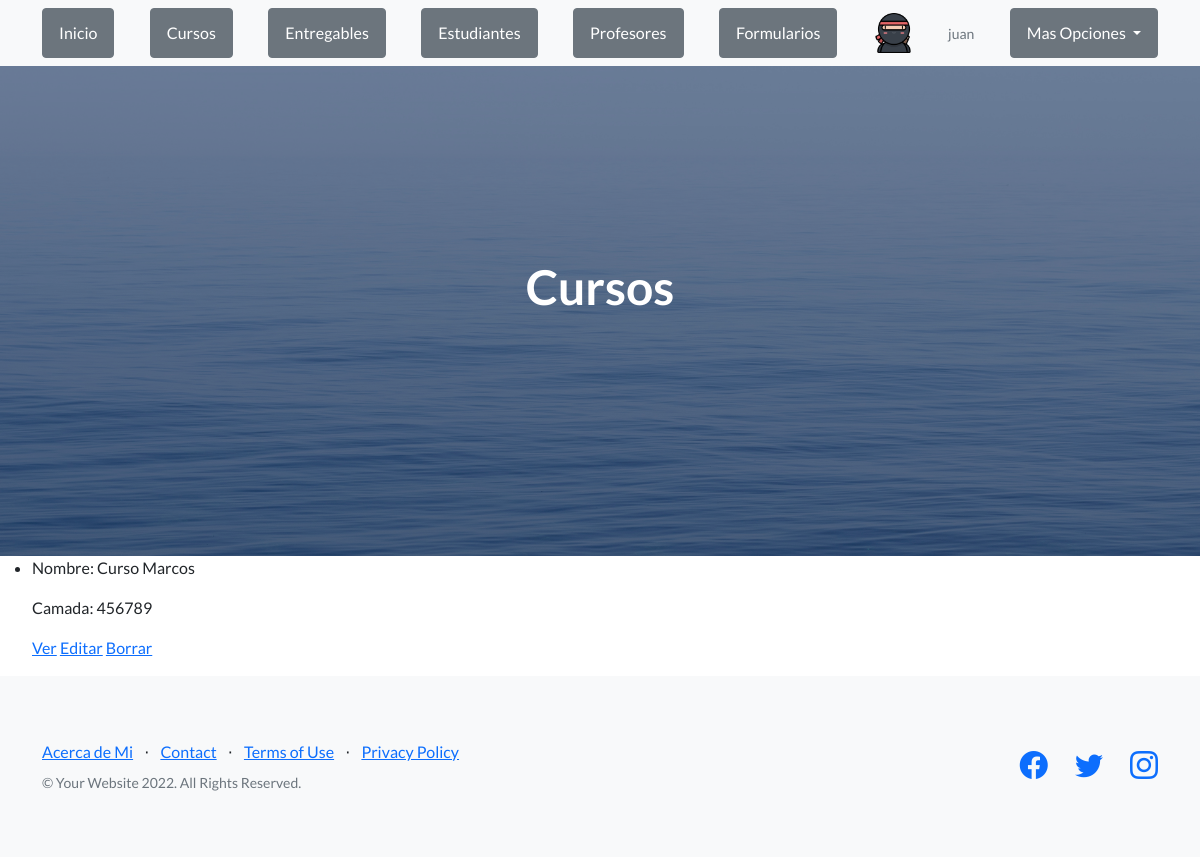
Before: /AppWeb/listCurso (signed in) with the older database file.
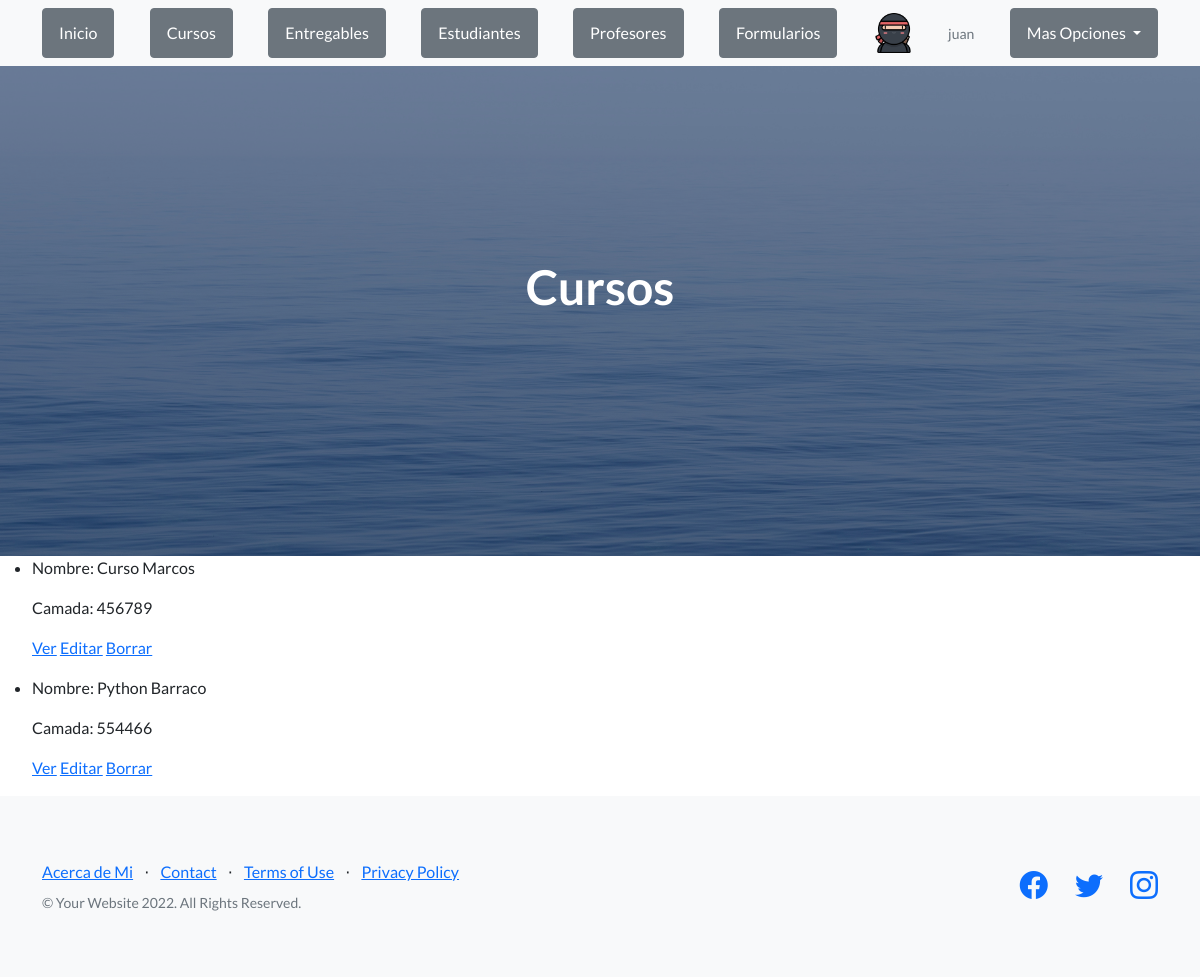
After: the same page with the newer database file.
### AppWeb/models.py (models this page shows, shortened)
class Curso(models.Model):
    nombre = models.CharField(max_length=40)
    camada = models.IntegerField()

### AppWeb/views.py (the view)
# urls.py: path("listCurso", ListCurso.as_view(), name="listCurso"),
class ListCurso(LoginRequiredMixin, ListView):
    model = Curso
    template_name = "AppWeb/listCursos.html"
    def get_context_data(self):
        avatar = Avatar.objects.filter(user=self.request.user).first()
        if avatar is not None:
            contexto = {
                "avatar": avatar.imagen.url,
                "cursos": Curso.objects.all()
                }
        else:
            contexto = {}
        return contexto

### AppWeb/templates/AppWeb/listCursos.html (shortened to what this page needs)
{% extends "AppWeb/padre.html" %}
{% load static %}
{% block contenidoQueCambia %}
<header class="masthead">
    <div class="container position-relative">
        <div class="row justify-content-center">
            <div class="col-xl-6">
                <div class="text-center text-white">
                    <h1 class="mb-5">Cursos</h1>
                </div>
            </div>
        </div>
    </div>
</header>
<ul>
    {% for curso in cursos %}
    <li>
        <p>Nombre: {{curso.nombre}}</p>
        <p>Camada: {{curso.camada}}</p>
        <p>
            <a href="{% url 'detailCurso' curso.id %}">Ver</a>
            <a href="{% url 'cursoEditar' curso.id %}">Editar</a>
            <a href="{% url 'cursoDelete' curso.id %}">Borrar</a>
        </p>
    </li>
    {% endfor %}
</ul>
{% endblock %}

### AppWeb/templates/AppWeb/padre.html (shortened to what this page needs)
<html lang="en">
    <head>
        {% load static %}
        <link href="https://cdn.jsdelivr.net/npm/bootstrap-icons@1.5.0/font/bootstrap-icons.css" rel="stylesheet" type="text/css" />
        <link href="{% static 'AppWeb/css/styles.css' %}" rel="stylesheet" />
    </head>
    <body>
        <nav class="navbar navbar-light bg-light static-top">
            <div class="container">
                {% if request.user.is_authenticated %}
                    <a class="btn btn-secondary" href="{% url 'Padre' %}">Inicio</a>
                    <a class="btn btn-secondary" href="{% url 'listCurso' %}">Cursos</a>
                    <a class="btn btn-secondary" href="{% url 'listEntregable' %}">Entregables</a>
                    <a class="btn btn-secondary" href="{% url 'listEstudiante' %}">Estudiantes</a>
                    <a class="btn btn-secondary" href="{% url 'listProfesor' %}">Profesores</a>
                    <a class="btn btn-secondary" href="{% url 'Formulario' %}">Formularios</a>
                    <div class="logo Ib7Efc">
                        <a href="{% url 'Padre' %}" data-hveid="9"><img src="{{ avatar }}" height="40" ></a>
                    </div>
                    <p class="text-muted small mb-4 mb-lg-0">{{user}}</p>
                    <div class="dropdown">
                        <button class="btn btn-secondary dropdown-toggle" type="button" id="dropdownmenu" data-bs-toggle="dropdown" aria-expanded="false">
                        Mas Opciones
                        </button>
                    {% endif%}
            </div>
        </nav>
        {% block contenidoQueCambia %}{% endblock %}
        <footer class="footer bg-light">
            <div class="container">
                <div class="row">
                    <div class="col-lg-6 h-100 text-center text-lg-start my-auto">
                        <ul class="list-inline mb-2">
                            <li class="list-inline-item"><a href="{% url 'acercaDeMi' %}">Acerca de Mi</a></li>
                            <li class="list-inline-item">⋅</li>
                            <li class="list-inline-item"><a href="#!">Contact</a></li>
                            <li class="list-inline-item">⋅</li>
                            <li class="list-inline-item"><a href="#!">Terms of Use</a></li>
                            <li class="list-inline-item">⋅</li>
                            <li class="list-inline-item"><a href="#!">Privacy Policy</a></li>
                        </ul>
                        <p class="text-muted small mb-4 mb-lg-0">&copy; Your Website 2022. All Rights Reserved.</p>
                    </div>
                    <div class="col-lg-6 h-100 text-center text-lg-end my-auto">
                        <ul class="list-inline mb-0">
                            <li class="list-inline-item me-4">
                                <a href="#!"><i class="bi-facebook fs-3"></i></a>
                            </li>
                            <li class="list-inline-item me-4">
                                <a href="#!"><i class="bi-twitter fs-3"></i></a>
                            </li>
                            <li class="list-inline-item">
                                <a href="#!"><i class="bi-instagram fs-3"></i></a>
                            </li>
                        </ul>
                    </div>
                </div>
            </div>
        </footer>
    </body>
</html>

Changed rows visible on the page:
added Curso: nombre "Python Barraco", camada "554466"
